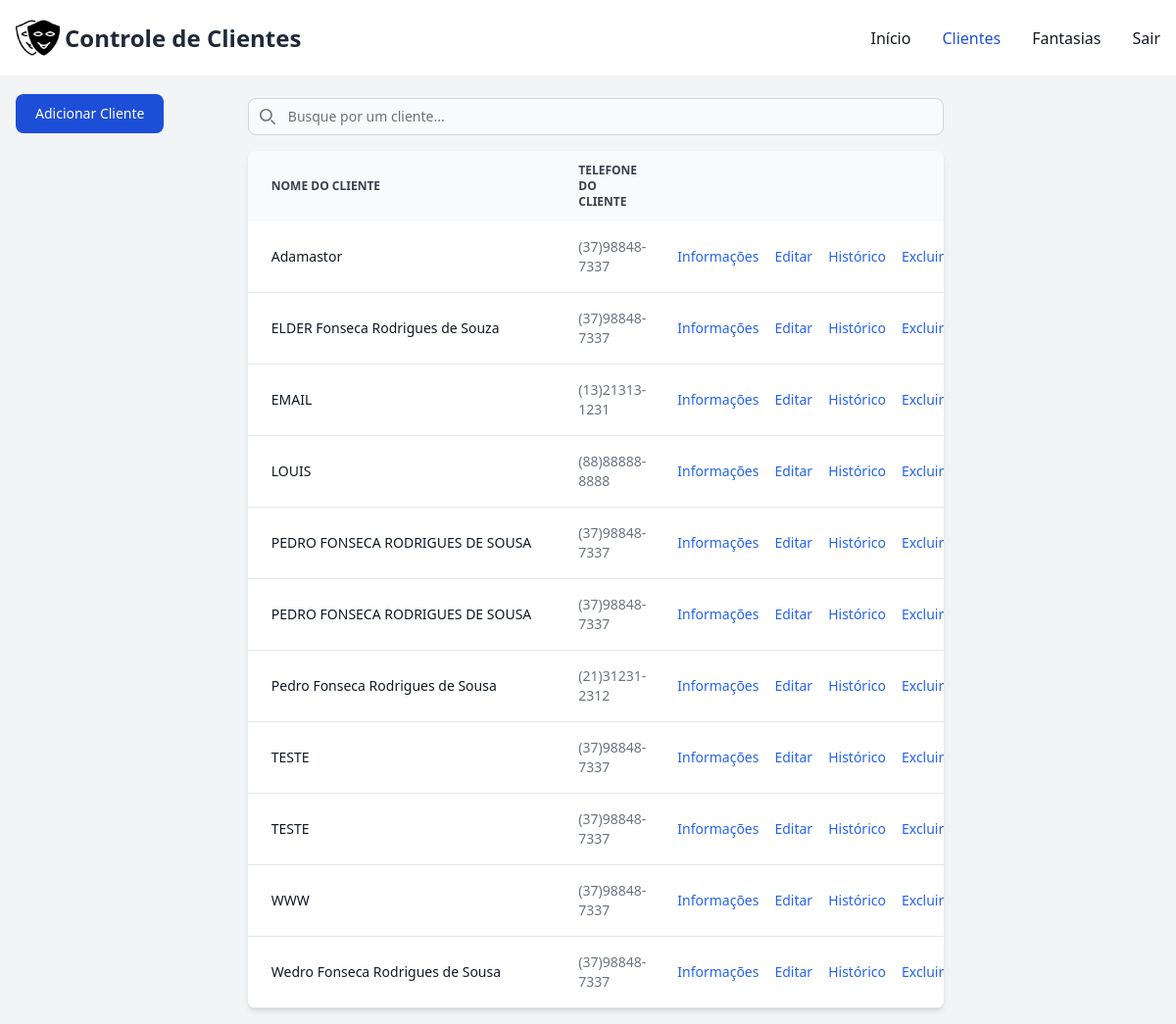
Before: /controle/clientes/ (signed in) with the older database file.
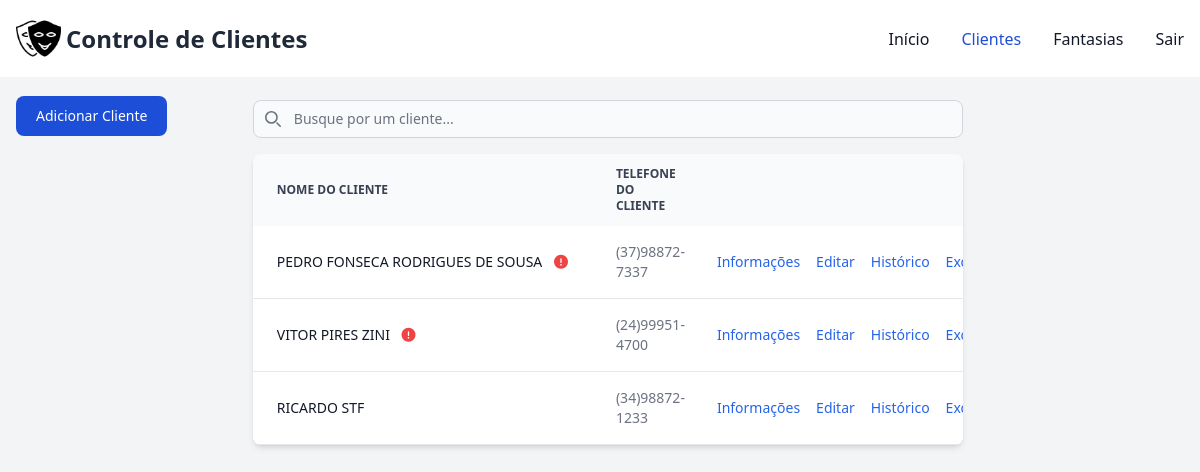
After: the same page with the newer database file.
### controle/models.py (models this page shows, shortened)
class Cliente(models.Model):
    usuario = models.ForeignKey(User, on_delete=models.CASCADE)
    nome_cliente = models.CharField(max_length=100, null=False)
    cpf_cliente = models.CharField(max_length=18, null=False)
    tel_cliente = models.CharField(max_length=14, null=False)
    tel2_cliente = models.CharField(max_length=14, null=True, blank=True)
    logradouro_cliente = models.CharField(max_length=150, null=False)
    num_logradouro = models.CharField(max_length=15, null=False)
    complemento_logradouro = models.CharField(max_length=100, blank=True, null=True)
    bairro_logradouro = models.CharField(max_length=100, blank=True, null=True)
    uf_logradouro = models.CharField(max_length=2, blank=True, null=True)
    municipio_logradouro = models.CharField(max_length=100, blank=True, null=True)
    data_nasc_cliente = models.DateField(blank=True, null=True)
    cep_cliente = models.CharField(max_length=9, blank=True)
    email_cliente = models.CharField(max_length=80, blank=True)
    observacao_cliente = models.TextField(blank=True, null=True)
    class Meta:
        constraints = [
            UniqueConstraint(fields=['cpf_cliente', 'usuario'], name='unique_cliente_cpf_usuario')
        ]

### controle/views.py (the view, shortened to what this page needs)
# urls.py: path('clientes/', views.clientes, name='clientes'),
@login_required(login_url="/controle/login")
def clientes(request):
    sessao = request.user
    cliente_fantasias = ClienteFantasia.objects.filter(cliente__usuario=sessao, baixa_fantasia='N')
    cliente_ids = cliente_fantasias.values_list('cliente_id', flat=True).distinct()
    clientes_devedores = Cliente.objects.filter(usuario=sessao, id__in=cliente_ids).order_by('nome_cliente')
    clientes_em_dia = Cliente.objects.filter(usuario=sessao).exclude(id__in=cliente_ids).order_by('nome_cliente')
    fantasias = Fantasia.objects.filter(usuario=sessao)
    context = {
        'clientes_devedores': clientes_devedores,
        'clientes_em_dia' : clientes_em_dia,
        'fantasias': fantasias,
    }
    return render(request, 'clientes.html', context)

### controle/templates/clientes.html (shortened to what the changed rows need)
{% extends "base.html" %}
{% block conteudo %}
    <div class="pt-4 pl-4">
        <div class="flex justify-center">
            <div  class="flex flex-col pb-4 lg:w-3/5 w-4/5">
            <div class="relative overflow-x-auto shadow-md sm:rounded-lg">
                <table class="w-full text-sm text-left rtl:text-right text-gray-500">
                    <thead class="text-xs text-gray-700 uppercase bg-gray-50">
                        <tr>
                            <th scope="col" class="px-6 py-3 w-1/2">
                                Nome do Cliente
                            </th>
                            <th scope="col" class="px-6 py-3">
                                Telefone do Cliente
                            </th>
                            <th scope="col" class="px-6 py-3">
                            </th>
                            <th scope="col" class="px-6 py-3">
                            </th>
                            <th scope="col" class="px-6 py-3">
                            </th>
                            <th scope="col" class="px-6 py-3">
                            </th>
                        </tr>
                    </thead>
                    <tbody>
                        {% for cliente in clientes_devedores %}
                        <tr class="bg-white border-b">
                            <th scope="row" class="px-6 py-4 font-medium text-gray-900 whitespace-nowrap">
                                {{ cliente.nome_cliente|truncatechars:52 }}
                                <i class="fas fa-exclamation-circle text-red-500 ml-2" title="Cliente devedor"></i>
                            </th>
                            <td class="px-6 py-4">
                                {{ cliente.tel_cliente }}
                            </td>
                            <td class="px-2 py-4">
                                <button data-cliente-id="{{ cliente.id }}" data-modal-target="info-modal" data-modal-toggle="info-modal" class="font-medium text-blue-600 hover:underline">Informações</button>
                            </td>
                            <td class="px-2 py-4">
                                <button data-cliente-id="{{ cliente.id }}" data-modal-target="editar-modal" data-modal-toggle="editar-modal" class="font-medium text-blue-600 hover:underline">Editar</button>
                            </td>
                            <td class="px-2 py-4">
                                <form action="./fantasias/{{cliente.id}}">
                                    <button type="submit" id="add-fantasias" data-cliente-id="{{ cliente.id }}" class="font-medium text-blue-600 hover:underline">Histórico</button>
                                </form>
                            </td>
                            <td class="px-2 py-4">
                                <button data-cliente-id="{{ cliente.id }}" class="font-medium text-blue-600 hover:underline" onclick="excluirCliente(event)">Excluir</button>
                            </td>
                        </tr>
                        {% endfor %}
                    </tbody>
                    <tbody>
                        {% for cliente in clientes_em_dia %}
                        <tr class="bg-white border-b">
                            <th scope="row" class="px-6 py-4 font-medium text-gray-900 whitespace-nowrap">
                                {{ cliente.nome_cliente|truncatechars:52 }}
                            </th>
                            <td class="px-6 py-4">
                                {{ cliente.tel_cliente }}
                            </td>
                            <td class="px-2 py-4">
                                <button data-cliente-id="{{ cliente.id }}" data-modal-target="info-modal" data-modal-toggle="info-modal" class="font-medium text-blue-600 hover:underline">Informações</button>
                            </td>
                            <td class="px-2 py-4">
                                <button data-cliente-id="{{ cliente.id }}" data-modal-target="editar-modal" data-modal-toggle="editar-modal" class="font-medium text-blue-600 hover:underline">Editar</button>
                            </td>
                            <td class="px-2 py-4">
                                <form action="./fantasias/{{cliente.id}}">
                                    <button type="submit" id="add-fantasias" data-cliente-id="{{ cliente.id }}" class="font-medium text-blue-600 hover:underline">Histórico</button>
                                </form>
                            </td>
                            <td class="px-2 py-4">
                                <button data-cliente-id="{{ cliente.id }}" class="font-medium text-blue-600 hover:underline" onclick="excluirCliente(event)">Excluir</button>
                            </td>
                        </tr>
                        {% endfor %}
                    </tbody>
                </table>
            </div>
        </div>
    </div>
    </div>
{% load static %}
{% endblock %}

Changed rows visible on the page:
removed Cliente: nome_cliente "Adamastor", tel_cliente "(37)98848-7337"
removed Cliente: nome_cliente "ELDER Fonseca Rodrigues de Souza", tel_cliente "(37)98848-7337"
removed Cliente: nome_cliente "EMAIL", tel_cliente "(13)21313-1231"
removed Cliente: nome_cliente "LOUIS", tel_cliente "(88)88888-8888"
removed Cliente: nome_cliente "PEDRO FONSECA RODRIGUES DE SOUSA", tel_cliente "(37)98848-7337"
removed Cliente: nome_cliente "PEDRO FONSECA RODRIGUES DE SOUSA", tel_cliente "(37)98848-7337"
removed Cliente: nome_cliente "Pedro Fonseca Rodrigues de Sousa", tel_cliente "(21)31231-2312"
removed Cliente: nome_cliente "TESTE", tel_cliente "(37)98848-7337"
removed Cliente: nome_cliente "TESTE", tel_cliente "(37)98848-7337"
removed Cliente: nome_cliente "WWW", tel_cliente "(37)98848-7337"
removed Cliente: nome_cliente "Wedro Fonseca Rodrigues de Sousa", tel_cliente "(37)98848-7337"
added Cliente: nome_cliente "PEDRO FONSECA RODRIGUES DE SOUSA", tel_cliente "(37)98872-7337"
added Cliente: nome_cliente "VITOR PIRES ZINI", tel_cliente "(24)99951-4700"
added Cliente: nome_cliente "RICARDO STF", tel_cliente "(34)98872-1233"
